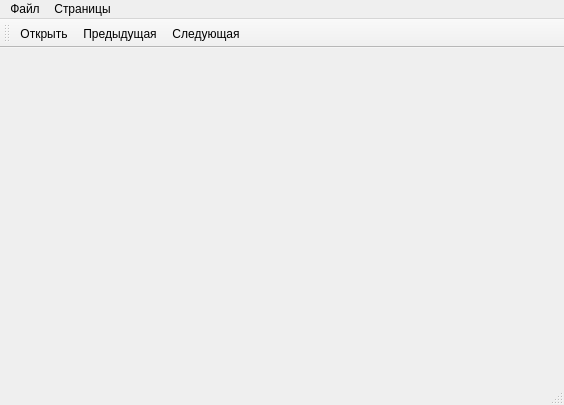
<?xml version="1.0" encoding="UTF-8"?>
<ui version="4.0">
 <class>MainWindow</class>
 <widget class="QMainWindow" name="MainWindow">
  <property name="geometry">
   <rect>
    <x>0</x>
    <y>0</y>
    <width>564</width>
    <height>405</height>
   </rect>
  </property>
  <property name="windowTitle">
   <string>MainWindow</string>
  </property>
  <widget class="QWidget" name="centralWidget">
   <layout class="QGridLayout" name="gridLayout">
    <item row="0" column="0">
     <widget class="QLabel" name="label">
      <property name="text">
       <string/>
      </property>
     </widget>
    </item>
   </layout>
  </widget>
  <widget class="QMenuBar" name="menuBar">
   <property name="geometry">
    <rect>
     <x>0</x>
     <y>0</y>
     <width>564</width>
     <height>21</height>
    </rect>
   </property>
   <widget class="QMenu" name="menu">
    <property name="title">
     <string>Файл</string>
    </property>
    <addaction name="actOpen"/>
   </widget>
   <widget class="QMenu" name="menu_2">
    <property name="title">
     <string>Страницы</string>
    </property>
    <addaction name="actNext"/>
    <addaction name="actPrev"/>
   </widget>
   <addaction name="menu"/>
   <addaction name="menu_2"/>
  </widget>
  <widget class="QStatusBar" name="statusBar"/>
  <widget class="QToolBar" name="toolBar">
   <property name="windowTitle">
    <string>toolBar</string>
   </property>
   <attribute name="toolBarArea">
    <enum>TopToolBarArea</enum>
   </attribute>
   <attribute name="toolBarBreak">
    <bool>false</bool>
   </attribute>
   <addaction name="actOpen"/>
   <addaction name="actPrev"/>
   <addaction name="actNext"/>
  </widget>
  <action name="actOpen">
   <property name="text">
    <string>Открыть</string>
   </property>
  </action>
  <action name="actNext">
   <property name="text">
    <string>Следующая</string>
   </property>
   <property name="toolTip">
    <string>Следующая</string>
   </property>
  </action>
  <action name="actPrev">
   <property name="text">
    <string>Предыдущая</string>
   </property>
  </action>
 </widget>
 <layoutdefault spacing="6" margin="11"/>
 <resources/>
 <connections/>
</ui>
